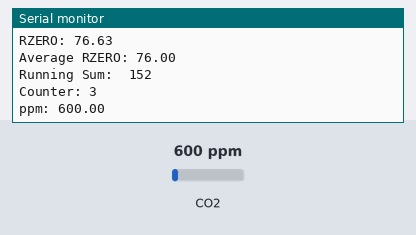
Recording of a sketch running on a simulated Arduino Uno, built with avr-gcc and run on an emulated ATmega328P. On the bench: the last lines printed to the serial monitor. The test bench sets the inputs (shaded band); at power-on: CO2 600 ppm.

Above: at 2.8 s.
2.9 s: CO2 set to 452 ppm
At 4.7 s:
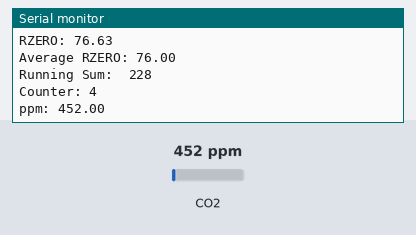
5.6 s: CO2 set to 1050 ppm
At 6.3 s:
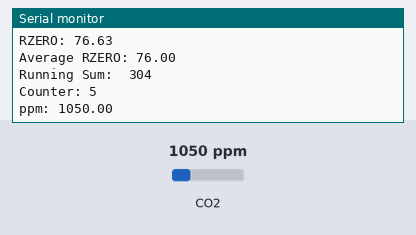
Timing chart, 0 to 8.6 s (numbered marks = the images above; inputs shaded):
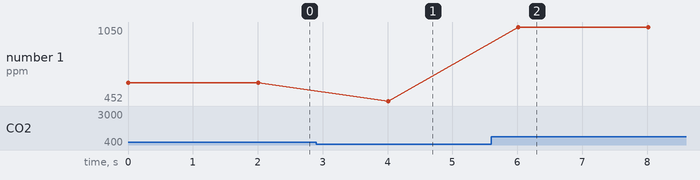

Measured:
- after the input at 2.9 s, the serial monitor: prints a new line after 1.1 s (image 1)
- after the input at 5.6 s, the serial monitor: prints a new line after 0.41 s (image 2)
- plotted number 1: 600 → 452 after the input at 2.9 s, 452 → 1050 after the input at 5.6 s

The sketch:

MQ135_Calibration.ino
```cpp
/*
Source: https://benjaminstelzner.de/mq135-gas-sensor/
*/
#include "MQ135.h"
#define RLOAD 22000
//#define RZERO 76.63
#define RZERO 30600

MQ135 gasSensor = MQ135(A0);
int val;
int sensorPin = A0;
int sensorValue = 0;

int runningSum = 0;
int counter = 1;

void setup() {
  Serial.begin(115200);
  pinMode(sensorPin, INPUT);
}

void loop() {
  float zero = gasSensor.getRZero();
  Serial.print("RZERO: ");
  Serial.println(zero);

  float avgRzero =(runningSum += zero) / counter++;
  Serial.print("Average RZERO: ");
  Serial.println(avgRzero);
  Serial.print("Running Sum:  ");
  Serial.println(runningSum);
  Serial.print("Counter: ");
  Serial.println(counter);

  float ppm = gasSensor.getPPM();
  Serial.print ("ppm: ");
  Serial.println (ppm);
  delay(2000);
}
```
